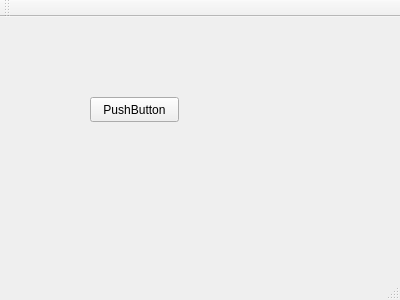
<?xml version="1.0" encoding="UTF-8"?>
<ui version="4.0">
 <class>MainWindow</class>
 <widget class="QMainWindow" name="MainWindow">
  <property name="geometry">
   <rect>
    <x>0</x>
    <y>0</y>
    <width>400</width>
    <height>300</height>
   </rect>
  </property>
  <property name="windowTitle">
   <string>MainWindow</string>
  </property>
  <widget class="QWidget" name="centralWidget">
   <widget class="QPushButton" name="pushButton">
    <property name="geometry">
     <rect>
      <x>90</x>
      <y>80</y>
      <width>89</width>
      <height>25</height>
     </rect>
    </property>
    <property name="text">
     <string>PushButton</string>
    </property>
   </widget>
  </widget>
  <widget class="QMenuBar" name="menuBar">
   <property name="geometry">
    <rect>
     <x>0</x>
     <y>0</y>
     <width>400</width>
     <height>25</height>
    </rect>
   </property>
  </widget>
  <widget class="QToolBar" name="mainToolBar">
   <attribute name="toolBarArea">
    <enum>TopToolBarArea</enum>
   </attribute>
   <attribute name="toolBarBreak">
    <bool>false</bool>
   </attribute>
  </widget>
  <widget class="QStatusBar" name="statusBar"/>
 </widget>
 <layoutdefault spacing="6" margin="11"/>
 <resources/>
 <connections/>
</ui>
